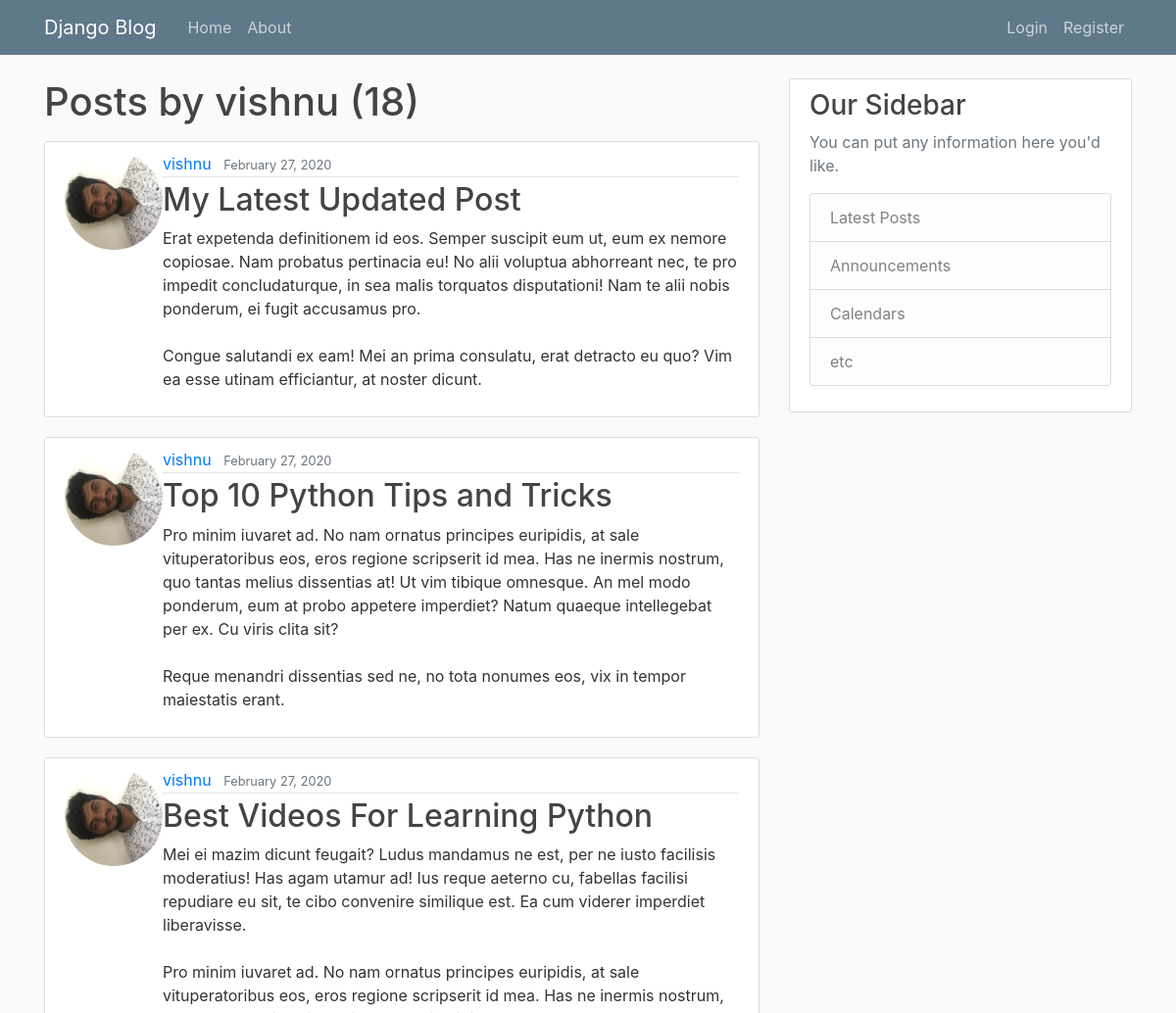
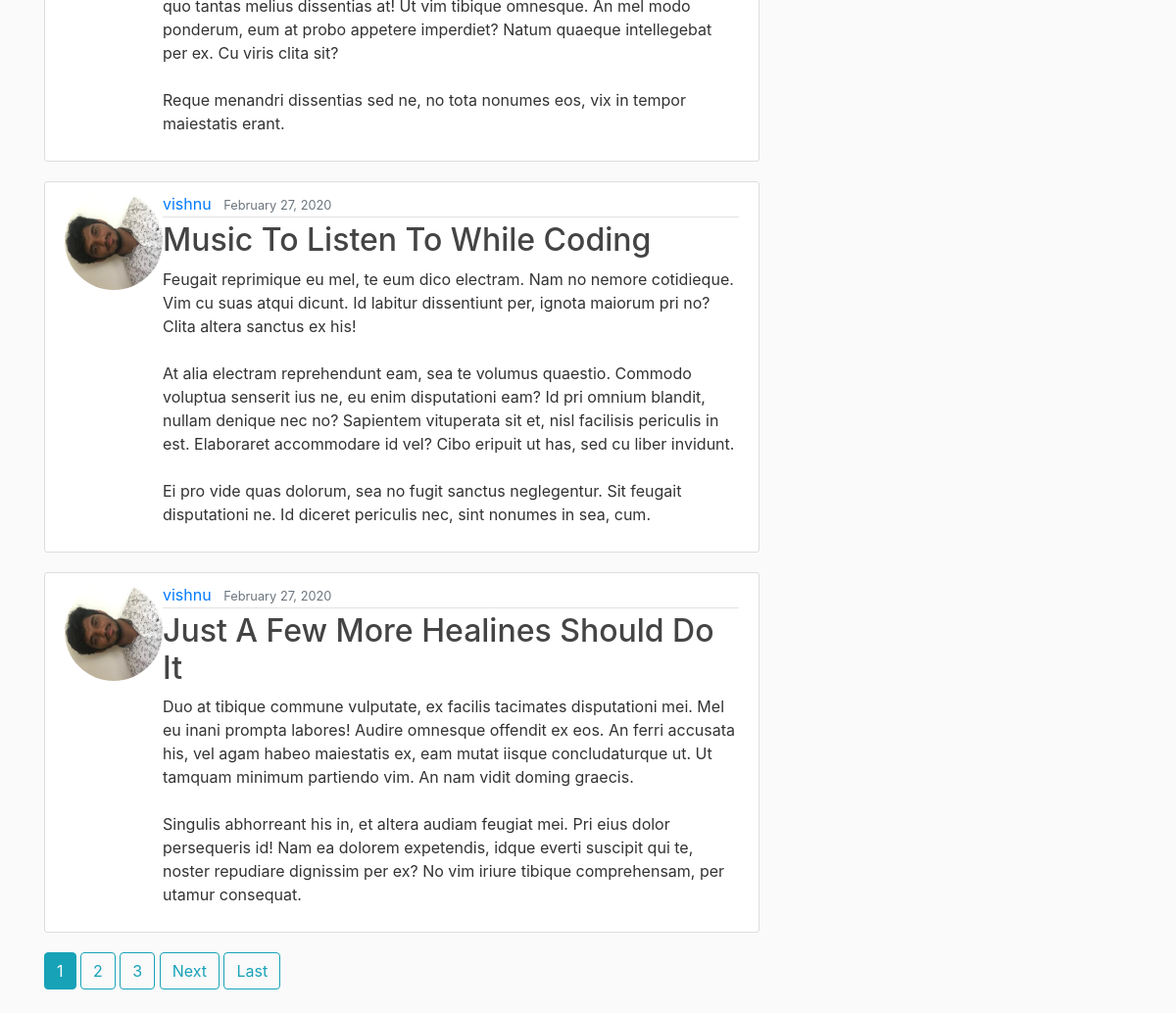
Page /user/vishnu/ on the earlier database version (2 pictures, top to bottom).
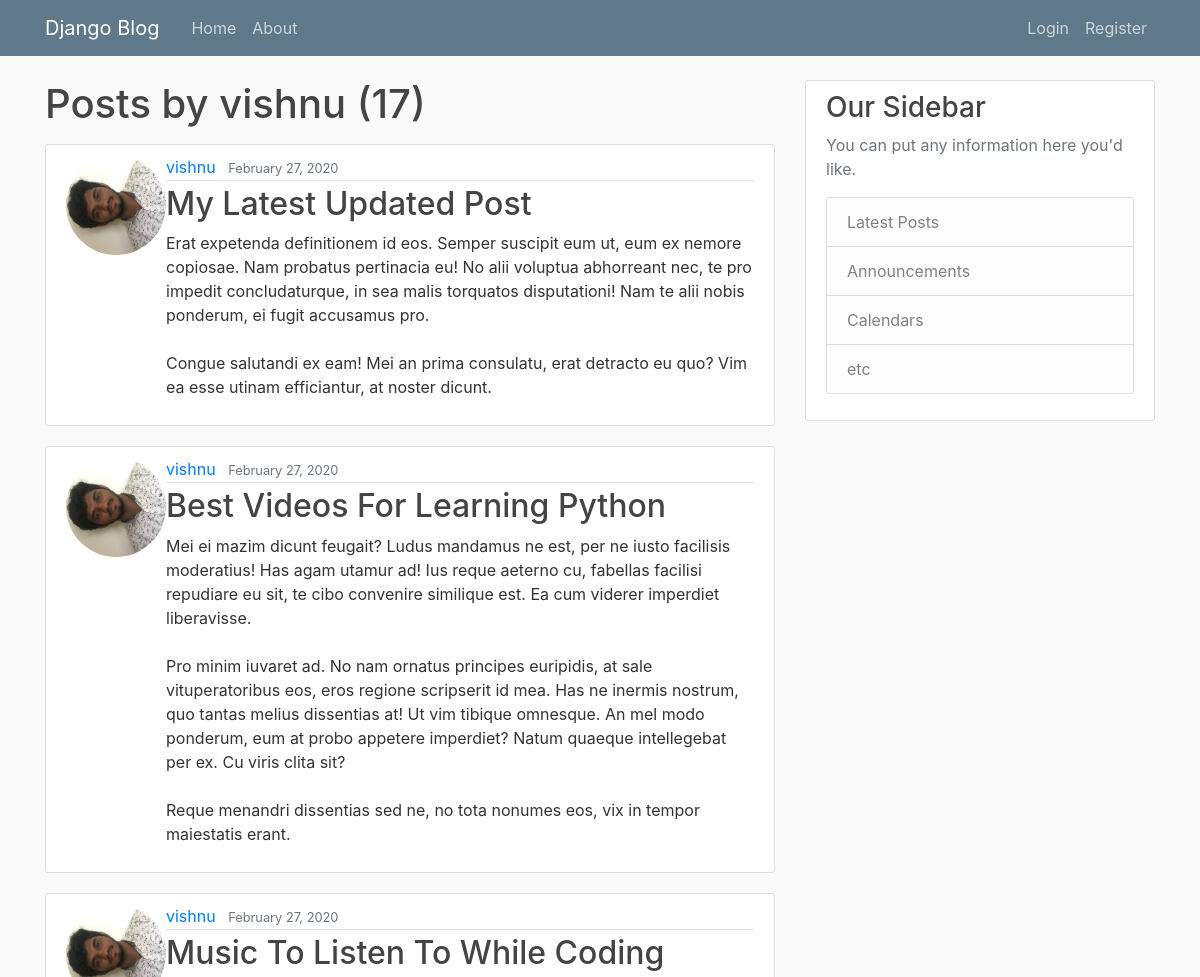
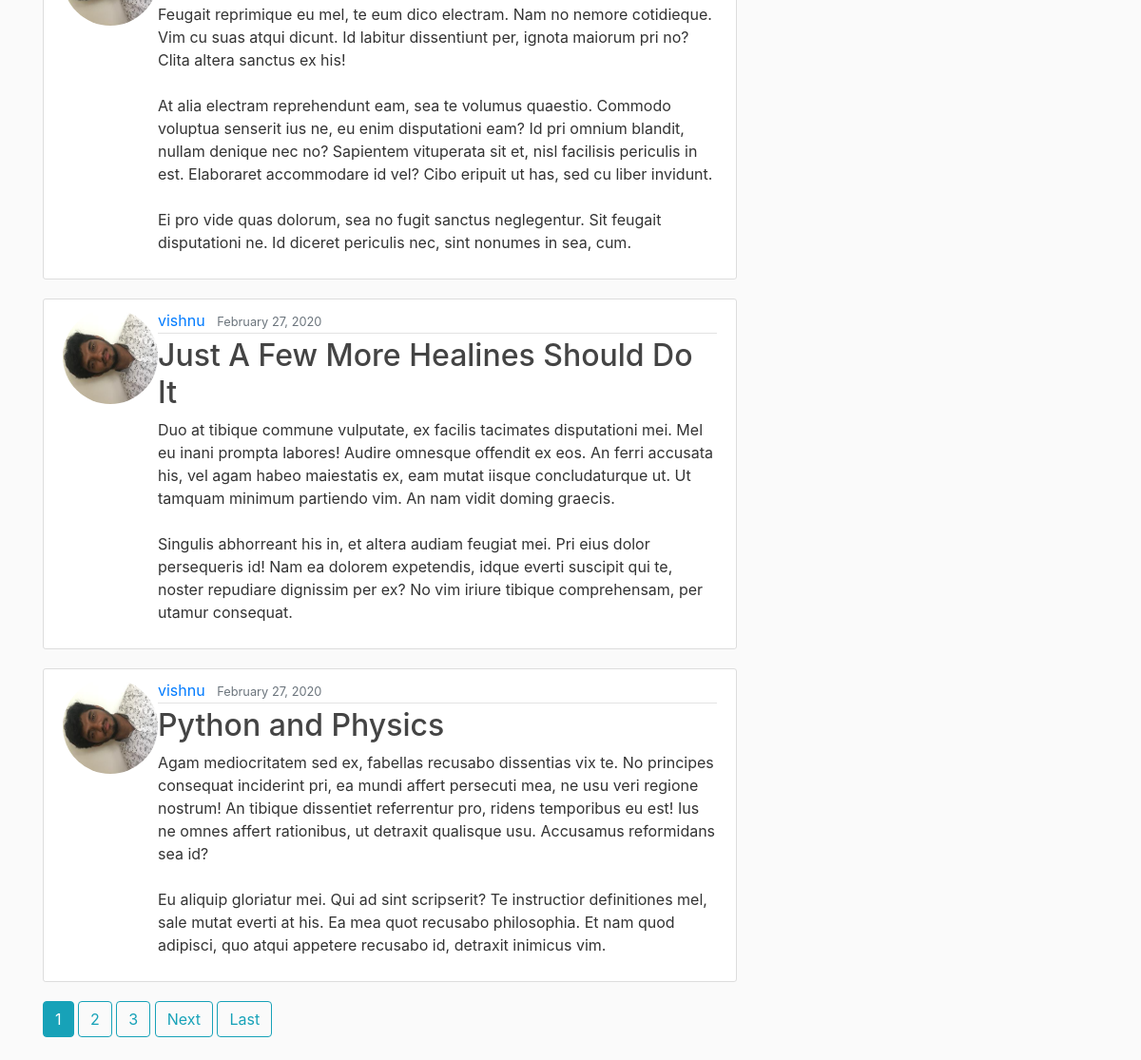
Same page on the later database version (2 pictures, top to bottom).
### blog/models.py (models this page shows, shortened)
class Post(models.Model):
    title = models.CharField(max_length = 100)
    content = models.TextField()
    date_posted = models.DateTimeField(default = timezone.now)
    author = models.ForeignKey(User, on_delete=models.CASCADE )

### users/models.py (models this page shows, shortened)
class Profile(models.Model):
    user = models.OneToOneField(User, on_delete=models.CASCADE)
    image = models.ImageField(default='default.jpg', upload_to='profile_pics')

### blog/views.py (the view)
# urls.py: path('user/<str:username>/', UserPostListView.as_view(), name = 'user-posts'),
class UserPostListView(ListView):
    model = Post
    template_name = 'blog/user_posts.html'
    context_object_name = 'posts'
    paginate_by = 5
    def get_queryset(self):
        user = get_object_or_404(User, username = self.kwargs.get('username'))
        return Post.objects.filter(author=user).order_by('-date_posted')

### blog/templates/blog/user_posts.html (shortened to what this page needs)
{% extends "blog/base.html" %}
{% block content %}
    <h1 class="mb-3">Posts by {{ view.kwargs.username }} ({{ page_obj.paginator.count }})</h1>
    {% for post in posts %}
        <article class="media content-section">
            <img class="rounded-circle article-image" src="{{ post.author.profile.image.url }}" height="100px" width="100px" />
            <div class="media-body">
                <div class="article-metadata">
                    <a class="mr-2" href="{% url 'user-posts' post.author.username %}">{{ post.author }}</a>
                    <small class="text-muted">{{ post.date_posted|date:"F d, Y" }}</small>
                </div>
            <h2><a class="article-title" href="{% url 'post-detail' post.id %}">{{ post.title }}</a></h2>
            <p class="article-content">{{ post.content }}</p>
            </div>
        </article>
    {% endfor %}
    {% if is_paginated %}
        {% for num in page_obj.paginator.page_range %}
            {% if page_obj.number == num %}
                <a class="btn btn-info mb-4" href="?page={{ num }}">{{ num }}</a>
            {% elif num > page_obj.number|add:'-3' and  num < page_obj.number|add:'3'%}
                <a class="btn btn-outline-info mb-4" href="?page={{ num }}">{{ num }}</a>
            {% endif %}
        {% endfor %}
        {% if page_obj.has_next %}
            <a class="btn btn-outline-info mb-4" href="?page={{ page_obj.next_page_number }}">Next</a>
            <a class="btn btn-outline-info mb-4" href="?page={{ page_obj.paginator.num_pages}}">Last</a>
        {% endif %}
    {% endif %}
{% endblock content %}

### blog/templates/blog/base.html (shortened to what this page needs)
{% load static %}
<html lang="en">
<head>
    <link rel="stylesheet" href="https://maxcdn.bootstrapcdn.com/bootstrap/4.0.0/css/bootstrap.min.css">
    <link rel="stylesheet" href="{% static 'blog/main.css' %}" />
</head>
<body>
    <header class="site-header">
        <nav class="navbar navbar-expand-md navbar-dark bg-steel fixed-top">
          <div class="container">
            <a class="navbar-brand mr-4" href="{% url 'blog-home' %}">Django Blog</a>
            <div class="collapse navbar-collapse" id="navbarToggle">
              <div class="navbar-nav mr-auto">
                <a class="nav-item nav-link" href="{% url 'blog-home' %}">Home</a>
                <a class="nav-item nav-link" href="{% url 'blog-about' %}">About</a>
              </div>
              <div class="navbar-nav">
                {% if user.is_authenticated %}
                <a class="nav-item nav-link" href="{% url 'post-create'%}">New Post</a>
                  <a class="nav-item nav-link" href="{% url 'profile'%}">Profile</a>
                  <a class="nav-item nav-link" href="{% url 'logout' %}">Logout</a>
                {% else %}
                  <a class="nav-item nav-link" href="{% url 'login' %}">Login</a>
                  <a class="nav-item nav-link" href="{% url 'register' %}">Register</a>
                {% endif %}
              </div>
            </div>
          </div>
        </nav>
    </header>
    <main role="main" class="container">
        <div class="row">
          <div class="col-md-8">
            {% block content %}{% endblock %}
          </div>
          <div class="col-md-4">
            <div class="content-section">
              <h3>Our Sidebar</h3>
              <p class='text-muted'>You can put any information here you'd like.
                <ul class="list-group">
                  <li class="list-group-item list-group-item-light">Latest Posts</li>
                  <li class="list-group-item list-group-item-light">Announcements</li>
                  <li class="list-group-item list-group-item-light">Calendars</li>
                  <li class="list-group-item list-group-item-light">etc</li>
                </ul>
              </p>
            </div>
          </div>
        </div>
      </main>
</body>
</html>

### blog/static/blog/main.css (style rules this page uses)
body { background: #fafafa; color: #333333; margin-top: 5rem; }
h1, h2, h3, h4, h5, h6 { color: #444444; }
ul { margin: 0; }
.bg-steel { background-color: #5f788a; }
.site-header .navbar-nav .nav-link { color: #cbd5db; }
.content-section { background: #ffffff; padding: 10px 20px; border: 1px solid #dddddd; border-radius: 3px; margin-bottom: 20px; }
.article-title { color: #444444; }
.article-content { white-space: pre-line; }
.article-metadata { padding-bottom: 1px; margin-bottom: 4px; border-bottom: 1px solid #e3e3e3 }

Differences in the rows shown:
removed Post: author.profile.image (picture), author "vishnu", date_posted "February 27, 2020", title "Top 10 Python Tips and Tricks", content "Pro minim iuvaret ad. No nam ornatus principes euripidis, at sale vituperatoribus eos, eros regione scripserit id mea. Has ne inermis nostrum, quo tantas melius dissentias at! Ut vim tibique omnesque. An mel modo ponderum, eum at probo appetere imperdiet? Natum quaeque intellegebat per ex. Cu viris clita sit? Reque menandri dissentias sed ne, no tota nonumes eos, vix in tempor maiestatis erant."
now on this page (row unchanged): Post: author.profile.image (picture), author "vishnu", date_posted "February 27, 2020", title "Python and Physics", content "Agam mediocritatem sed ex, fabellas recusabo dissentias vix te. No principes consequat inciderint pri, ea mundi affert persecuti mea, ne usu veri regione nostrum! An tibique dissentiet referrentur pro, ridens temporibus eu est! Ius ne omnes affert rationibus, ut detraxit qualisque usu. Accusamus reformidans sea id? Eu aliquip gloriatur mei. Qui ad sint scripserit? Te instructior definitiones mel, sale mutat everti at his. Ea mea quot recusabo philosophia. Et nam quod adipisci, quo atqui appetere recusabo id, detraxit inimicus vim."
Other differences:
{{ page_obj.paginator.count }}: "18" → "17"
